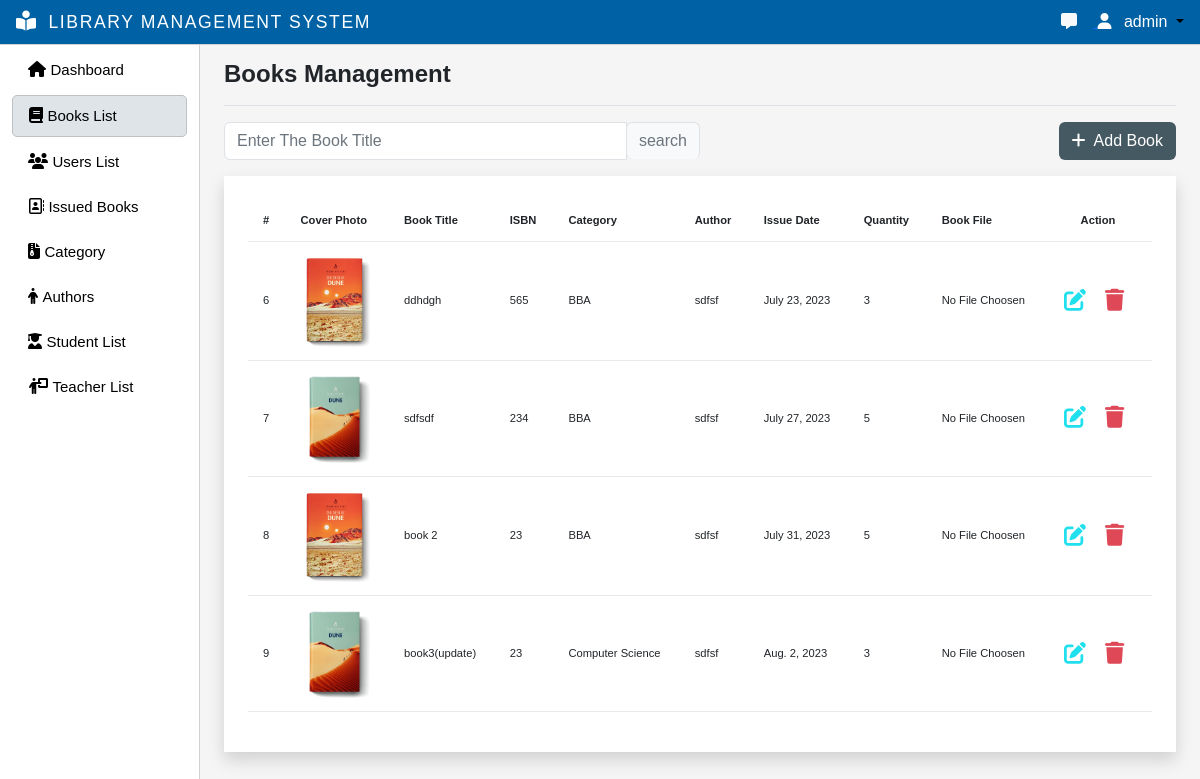
Page /books-management/ (signed in) on the earlier database version.
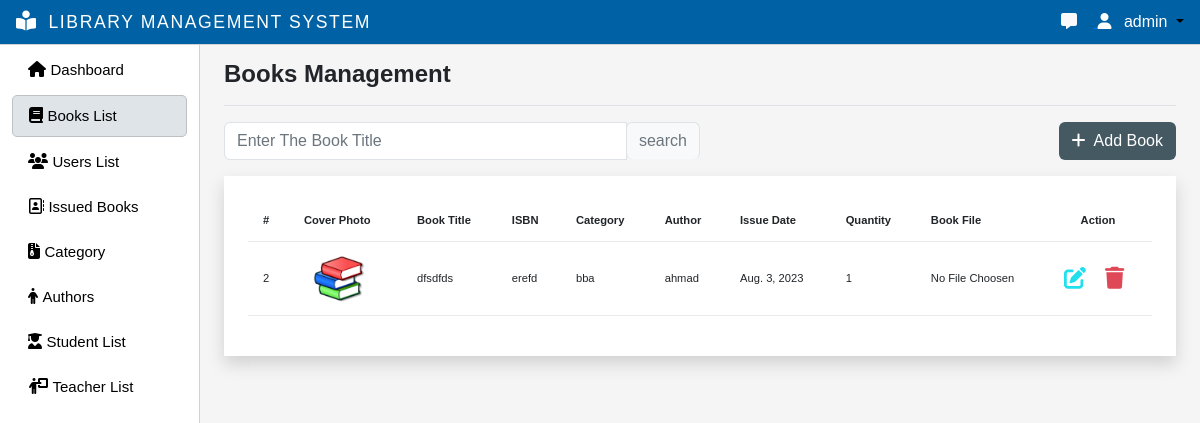
Same page on the later database version.
### myapp/models.py (models this page shows, shortened)
class Books(models.Model):
    isbn_number = models.CharField(max_length=20,null=True,blank=True)
    title = models.CharField(max_length=20)
    book_descriptions = models.TextField(max_length=1000, null=True, blank=True)
    category = models.ForeignKey(Category, on_delete=models.CASCADE)
    author = models.ForeignKey(Author, on_delete=models.CASCADE)
    available_quantity = models.IntegerField(default=0)
    cover_photo = models.ImageField(
        upload_to='images/', null=True, blank=True,  default='images/default.jpg')
    issue_date = models.DateField(auto_now_add=True)
    book_file = models.FileField(upload_to="files/",null=True,blank=True)
    class Meta:
        ordering = ['issue_date']

class Category(models.Model):
    name = models.CharField(max_length=200)
    status = models.BooleanField(default=True)
    def __str__(self):
        return self.name

class Author(models.Model):
    name = models.CharField(max_length=100,null=True, blank=True)
    def __str__(self):
        return self.name

### myapp/decorators.py (the view)
        def wrapper_func(request, *args, **kwargs):
            group = None
            if request.user.group:
                group = request.user.group.name
            if group in allowed_roles:
                return view_func(request, *args, **kwargs)
            else:
                return HttpResponse('Your are not authorized to view this page!')

### myapp/utils.py (called while the page is built)
def paginateBooks(request, book, results):
    page = request.GET.get('page')
    paginator = Paginator(book, results)
    try:
        book = paginator.page(page)
    except PageNotAnInteger:
        page = 1
        book = paginator.page(page)
    except EmptyPage:
        page = paginator.num_pages
        book = paginator.page(page)
    leftIndex = (int(page) - 4)
    if leftIndex < 1:
        leftIndex = 1
    rightIndex = (int(page) + 5)
    if rightIndex > paginator.num_pages:
        rightIndex = paginator.num_pages + 1
    custom_range = range(leftIndex, rightIndex)
    return custom_range, book

def searchbooks(request):
    search_book = ''
    if request.GET.get('search_book'):
        search_book = request.GET.get('search_book')
    book = Books.objects.filter(Q(title__icontains=search_book)|
                                Q(author__name__icontains=search_book)|
                                 Q(category__name__icontains=search_book)
                                 )
    return book, search_book

### myapp/templates/book_list.html (shortened to what this page needs)
{% extends 'main.html' %}
{% block title %}Books Management{% endblock title %}
{% block content %}
<div class="search-customization">
	<div class="mb-3 w-50">
	  <form id="searchForm" action="{% url 'books-management' %}" method="GET">
		<div class="input-group">
		  <input
			class="form-control border"
			type="search"
			placeholder="Enter The Book Title"
			id="example-search-input"
			name="search_book"
			value="{{search_book}}"
		  />
		  <span class="input-group-append">
			<input
			  class="btn btn-outline-secondary bg-light border-bottom-0 border "
			  type="submit"
			  value="search"
			/>
		  </span>
		</div>
	  </form>
	</div>
	<div>
		<a href="{% url 'add-book' %}" class="btn" style="background-color: #455963; color: #fff;"><i class="fa-sharp fa-solid fa-plus me-2"></i>Add Book</a>
	</div>
</div>
<div class="p-4 shadow bg-white ">
	<table class="table table-font-size table-hover " >
		<thead>
			<tr>
				<th>#</th>
				<th>Cover Photo</th>
				<th>Book Title</th>
				<th>ISBN</th>
				<th>Category</th>
				<th>Author</th>
				<th>Issue Date</th>
				<th>Quantity</th>
				<th>Book File</th>
				<th class="text-center">Action</th>
			</tr>
		</thead>
		<tbody>
			{% if books %}
				{% for book in books %}
					<tr>
						<td>{{book.id}}</td>
						<td>
							{% if book.cover_photo %}
								<img src="{{ book.cover_photo.url }}" style="width:70px;">
							{% endif %}
						</td>
						<td id="bookTitle{{book.id}}">{{book.title}}</td>
						<td>{{book.isbn_number}}</td>
						<td>{{book.category}}</td>
						<td>{{book.author}}</td>
						<td>{{book.issue_date}}</td>
						<td>{{book.available_quantity}}</td>
						{% if book.book_file %}
						<td><a href="{{ book.book_file.url }}" class="btn btn-primary text-white">
                            <i class="fa-solid fa-download"></i>
                            </a>
						</td>
						{% else %}
						<td>No File Choosen</td>
						{% endif %}
						<td style="width: 108px;">
							<a href="{% url 'update-book' book.id %}" class="edit" data-toggle="modal"><i class="fa-solid fa-pen-to-square "></i></a>
							<button  type="button" class="text-danger" value="{{book.id}}" style="border:none; background-color: transparent;"  data-bs-toggle="modal" data-bs-target="#exampleModal" role="button" onclick="checkdelete(this)">
								<i class="fa-solid fa-trash" data-toggle="tooltip" title="delete"></i>
							</button>
						</td>
					</tr>
				{% endfor %}
			{% else %}
					<tr>
						<td colspan="9">Empty</td>
					</tr>
			{% endif %}
		</tbody>
	</table>
</div>
<br>
{% endblock %}

Differences in the rows shown:
removed Books: id "6", cover_photo (picture), title "ddhdgh", isbn_number "565", category "BBA", author "sdfsf", issue_date "July 23, 2023", available_quantity "3", shows "No File Choosen"
removed Books: id "7", cover_photo (picture), title "sdfsdf", isbn_number "234", category "BBA", author "sdfsf", issue_date "July 27, 2023", available_quantity "5", shows "No File Choosen"
removed Books: id "8", cover_photo (picture), title "book 2", isbn_number "23", category "BBA", author "sdfsf", issue_date "July 31, 2023", available_quantity "5", shows "No File Choosen"
removed Books: id "9", cover_photo (picture), title "book3(update)", isbn_number "23", category "Computer Science", author "sdfsf", issue_date "Aug. 2, 2023", available_quantity "3", shows "No File Choosen"
added Books: id "2", cover_photo (placeholder picture), title "dfsdfds", isbn_number "erefd", category "bba", author "ahmad", issue_date "Aug. 3, 2023", available_quantity "1", book_file "No File Choosen"
